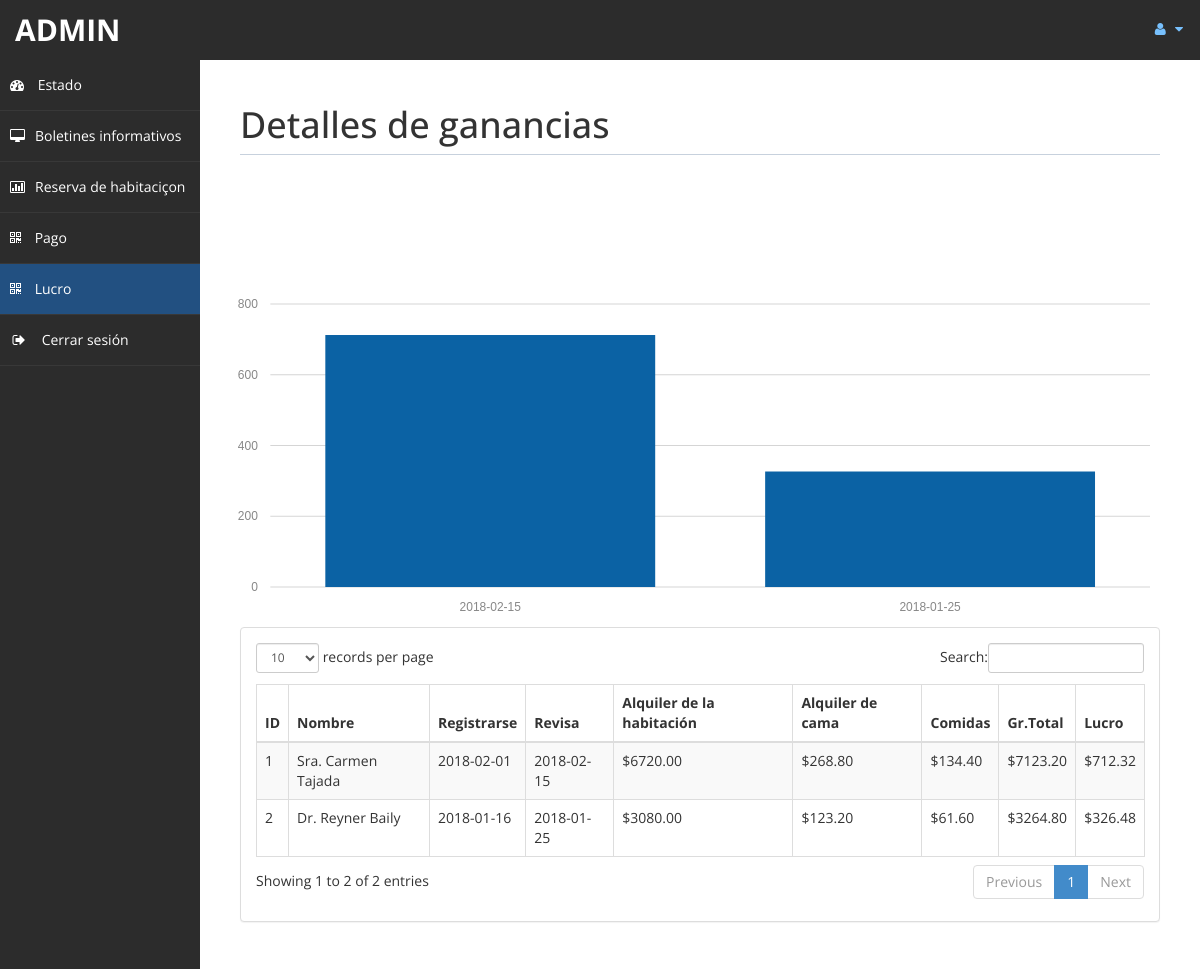
The app's page /admin/profit.php (signed in) with its own data.
### tables this page shows
CREATE TABLE `pagos` (
  `id` int(11) DEFAULT NULL,
  `id_reserva` int(10) UNSIGNED NOT NULL,
  `ttot` double(8,2) DEFAULT NULL,
  `fintot` double(8,2) DEFAULT NULL,
  `mepr` double(8,2) DEFAULT NULL,
  `btot` double(8,2) DEFAULT NULL,

  CONSTRAINT PRIMARY KEY (`id`),
  CONSTRAINT FOREIGN KEY (`id_reserva`) REFERENCES `reservas`(`id`) ON UPDATE CASCADE

);

CREATE TABLE `clientes` (
  `id` int(10) UNSIGNED NOT NULL,
  `trato` varchar(5) DEFAULT NULL,
  `nombres` text,
  `apellidos` text,
  `email` varchar(200) DEFAULT NULL,
  `nacionalidad` varchar(50) DEFAULT NULL,
  `pais` varchar(40) DEFAULT NULL,
  `telef` text,
  
  CONSTRAINT PRIMARY KEY (`id`)
);

CREATE TABLE `reservas` (
  `id` int(10) UNSIGNED NOT NULL,
  `id_cliente` int(10) UNSIGNED NOT NULL,
  `nro_habitacion` int(10) UNSIGNED NOT NULL,
  `comidas` varchar(30) DEFAULT NULL,
  `fecha_entrada` date DEFAULT NULL,
  `fecha_salida` date DEFAULT NULL,
  `estado` varchar(15) DEFAULT NULL,
  `cant_dias` int(11) DEFAULT NULL,
  
  CONSTRAINT PRIMARY KEY (`id`)
  

);

### admin/profit.php (the view, shortened to what this page needs)
<!DOCTYPE html>
<html xmlns="http://www.w3.org/1999/xhtml">
<head>
    <link href="assets/css/bootstrap.css" rel="stylesheet" />
    <link href="assets/css/font-awesome.css" rel="stylesheet" />
    <link rel="stylesheet" href="assets/css/morris.css">
    <link href="assets/css/custom-styles.css" rel="stylesheet" />
    <link href="assets/js/dataTables/dataTables.bootstrap.css" rel="stylesheet" />
</head>
<body>
    <div id="wrapper">
        <nav class="navbar navbar-default top-navbar" role="navigation">
            <div class="navbar-header">
                <a class="navbar-brand" href="home.php"><?php echo $_SESSION["user"]; ?> </a>
            </div>
            <ul class="nav navbar-top-links navbar-right">
                <li class="dropdown">
                    <a class="dropdown-toggle" data-toggle="dropdown" href="#" aria-expanded="false">
                        <i class="fa fa-user fa-fw"></i> <i class="fa fa-caret-down"></i>
                    </a>
                </li>
            </ul>
        </nav>
        <nav class="navbar-default navbar-side" role="navigation">
            <div class="sidebar-collapse">
                <ul class="nav" id="main-menu">
                    <li>
                        <a href="home.php"><i class="fa fa-dashboard"></i> Estado</a>
                    </li>
                    <li>
                        <a  href="messages.php"><i class="fa fa-desktop"></i>Boletines informativos</a>
                    </li>
					<li>
                        <a href="roombook.php"><i class="fa fa-bar-chart-o"></i>Reserva de habitaciçon</a>
                    </li>
                    <li>
                        <a  href="payment.php"><i class="fa fa-qrcode"></i> Pago</a>
                    </li>
					<li>
                        <a class="active-menu" href="profit.php"><i class="fa fa-qrcode"></i> Lucro</a>
                    </li>
                    <li>
                        <a href="logout.php" ><i class="fa fa-sign-out fa-fw"></i> Cerrar sesión</a>
                    </li>
                </ul>
            </div>
        </nav>
        <div id="page-wrapper" >
            <div id="page-inner">
			    <div class="row">
                    <div class="col-md-12">
                        <h1 class="page-header">
                           Detalles de ganancias<small> </small>
                        </h1>
                    </div>
                </div>
                <div class="row">
                    <?php
                        include('db.php');
                    ?>
                    <br><br><br><br>
                    <div id="chart"></div>
                    <div class="col-md-12">
                        <div class="panel panel-default">
                            <div class="panel-body">
                                <div class="table-responsive">
                                    <table class="table table-striped table-bordered table-hover" id="dataTables-example">
                                        <thead>
                                            <tr>
                                                <th>ID</th>
                                                <th>Nombre</th>
                                                <th>Registrarse</th>
                                                <th>Revisa</th>
                                                <th>Alquiler de la habitación</th>
                                                <th>Alquiler de cama</th>
                                                <th>Comidas </th>
                                                <th>Gr.Total</th>
                                                <th>Lucro</th>
                                            </tr>
                                        </thead>
                                        <tbody>
                                        <?php
                                            $sql="SELECT C.trato, C.nombres, C.apellidos, R.fecha_entrada, R.fecha_salida, P.* FROM `pagos` P INNER JOIN `reservas` R ON P.id_reserva = R.id INNER JOIN `clientes` C ON R.id_cliente = C.id;";
                                            $re = mysqli_query($con,$sql);
                                            while($row = mysqli_fetch_array($re)) {
                                                $id = $row['id'];
                                                if($id % 2 ==1 ) {
                                                    echo
                                                    "<tr class='gradeC'>";
                                                } else {
                                                    echo
                                                    "<tr class='gradeU'>";
                                                }
                                                echo
                                                    "<td>".$row['id']." </td>
                                                    <td>".$row['trato']." ".$row['nombres']." ".$row['apellidos']."</td>
                                                    <td>".$row['fecha_entrada']."</td>
                                                    <td>".$row['fecha_salida']."</td>
                                                    <td>$".$row['ttot']."</td>
                                                    <td>$".$row['mepr']."</td>
                                                    <td>$".$row['btot']."</td>
                                                    <td>$".$row['fintot']."</td>
                                                    <td>$".$row['fintot']*10/100 ."</td>
                                                </tr>";
                                            }
                                        ?>
                                        </tbody>
                                    </table>
                                </div>
                            </div>
                        </div>
                    </div>
                </div>
            </div>
        </div>
    </div>
</body>
</html>

### admin/assets/css/custom-styles.css (style rules this page uses)
body { font-family: 'Open Sans', sans-serif; }
#wrapper { width: 100%; background: #2c2c2c; }
#page-wrapper { padding: 15px 15px; min-height: 600px; background:#fff; }
#page-inner { width:100%; margin:10px 20px 10px 0px; background-color:transparent; padding:10px; min-height:1200px; }
h1, .h1, h2, .h2, h3, .h3 { margin-top: 7px; margin-bottom: -5px; }
.page-header { padding-bottom: 9px; margin: 10px 0 45px; border-bottom: 1px solid #C7D1DD; }
.top-navbar { margin:0px; }
.top-navbar .navbar-brand { color: #fff; width: 200px; text-align: left; height: 60px; font-size: 30px; font-weight: 700; text-transform: uppercase; line-height: 30px; }
.top-navbar .nav > li { position: relative; display: inline-block; }
.top-navbar .nav > li > a { position: relative; display: block; padding: 19px 15px; color: #77C0FD; }
.active-menu { background-color:#225081!important; }
.sidebar-collapse , .sidebar-collapse .nav { background:none; }
.sidebar-collapse .nav { padding:0; }
.sidebar-collapse .nav > li > a { color:#fff; background:transparent; text-shadow:none; }
.sidebar-collapse > .nav > li > a { padding:15px 10px; }
.sidebar-collapse > .nav > li { border-bottom: 1px solid rgba(107, 108, 109, 0.19); }
.navbar-side { border:none; background-color: transparent; }
.top-navbar { background: #2c2c2c; border-bottom:none; }
.top-navbar .nav > li > a > i { margin-right: 2px; }
.navbar-default { border:0px solid black; }
.navbar-header { background: #2c2c2c; }
.nav > li > a > i { margin-right:10px; }
@media (min-width:768px) { #page-wrapper { margin: 0 0 0 200px; padding: 15px 30px; min-height: 1200px; } }
@media (min-width:768px) { .navbar-side { z-index: 1; position: absolute; width: 200px; } }
@media (min-width:768px) { .navbar { border-radius: 0px; } }

### records on screen
pagos: id "1", clientes.trato "Sra.", clientes.nombres "Carmen", clientes.apellidos "Tajada", id_reserva.fecha_entrada "2018-02-01", id_reserva.fecha_salida "2018-02-15", ttot "6720.00", mepr "268.80", btot "134.40", fintot "7123.20", $row['fintot']*10/100 "712.32"
pagos: id "2", clientes.trato "Dr.", clientes.nombres "Reyner", clientes.apellidos "Baily", id_reserva.fecha_entrada "2018-01-16", id_reserva.fecha_salida "2018-01-25", ttot "3080.00", mepr "123.20", btot "61.60", fintot "3264.80", $row['fintot']*10/100 "326.48"

### other values on screen
$_SESSION["user"] "ADMIN"
